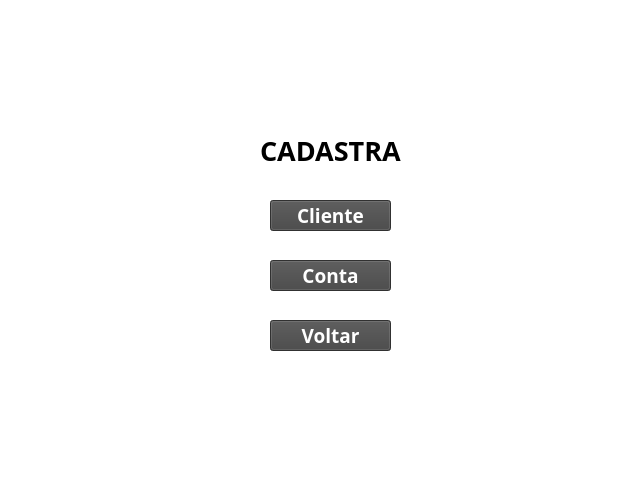
<?xml version="1.0" encoding="UTF-8"?>
<ui version="4.0">
 <class>MainWindow</class>
 <widget class="QMainWindow" name="MainWindow">
  <property name="geometry">
   <rect>
    <x>0</x>
    <y>0</y>
    <width>640</width>
    <height>480</height>
   </rect>
  </property>
  <property name="windowTitle">
   <string>MainWindow</string>
  </property>
  <property name="styleSheet">
   <string notr="true">background-color: rgb(255, 255, 255);</string>
  </property>
  <widget class="QWidget" name="centralwidget">
   <widget class="QLabel" name="label">
    <property name="geometry">
     <rect>
      <x>260</x>
      <y>130</y>
      <width>141</width>
      <height>41</height>
     </rect>
    </property>
    <property name="font">
     <font>
      <family>Bahnschrift</family>
      <pointsize>20</pointsize>
      <weight>75</weight>
      <bold>true</bold>
      <underline>false</underline>
     </font>
    </property>
    <property name="text">
     <string>CADASTRAR</string>
    </property>
   </widget>
   <widget class="QPushButton" name="pushButton">
    <property name="geometry">
     <rect>
      <x>270</x>
      <y>200</y>
      <width>121</width>
      <height>31</height>
     </rect>
    </property>
    <property name="font">
     <font>
      <family>Agency FB</family>
      <pointsize>14</pointsize>
      <weight>75</weight>
      <bold>true</bold>
     </font>
    </property>
    <property name="styleSheet">
     <string notr="true">color: rgb(255, 255, 255);
background-color: rgb(68, 68, 68);</string>
    </property>
    <property name="text">
     <string>Cliente</string>
    </property>
   </widget>
   <widget class="QPushButton" name="pushButton_2">
    <property name="geometry">
     <rect>
      <x>270</x>
      <y>260</y>
      <width>121</width>
      <height>31</height>
     </rect>
    </property>
    <property name="font">
     <font>
      <family>Agency FB</family>
      <pointsize>14</pointsize>
      <weight>75</weight>
      <bold>true</bold>
     </font>
    </property>
    <property name="styleSheet">
     <string notr="true">color: rgb(255, 255, 255);
background-color: rgb(68, 68, 68);</string>
    </property>
    <property name="text">
     <string>Conta</string>
    </property>
   </widget>
   <widget class="QPushButton" name="pushButton_3">
    <property name="geometry">
     <rect>
      <x>270</x>
      <y>320</y>
      <width>121</width>
      <height>31</height>
     </rect>
    </property>
    <property name="font">
     <font>
      <family>Agency FB</family>
      <pointsize>14</pointsize>
      <weight>75</weight>
      <bold>true</bold>
     </font>
    </property>
    <property name="styleSheet">
     <string notr="true">color: rgb(255, 255, 255);
background-color: rgb(68, 68, 68);</string>
    </property>
    <property name="text">
     <string>Voltar</string>
    </property>
   </widget>
  </widget>
  <widget class="QStatusBar" name="statusbar"/>
 </widget>
 <resources/>
 <connections/>
</ui>
